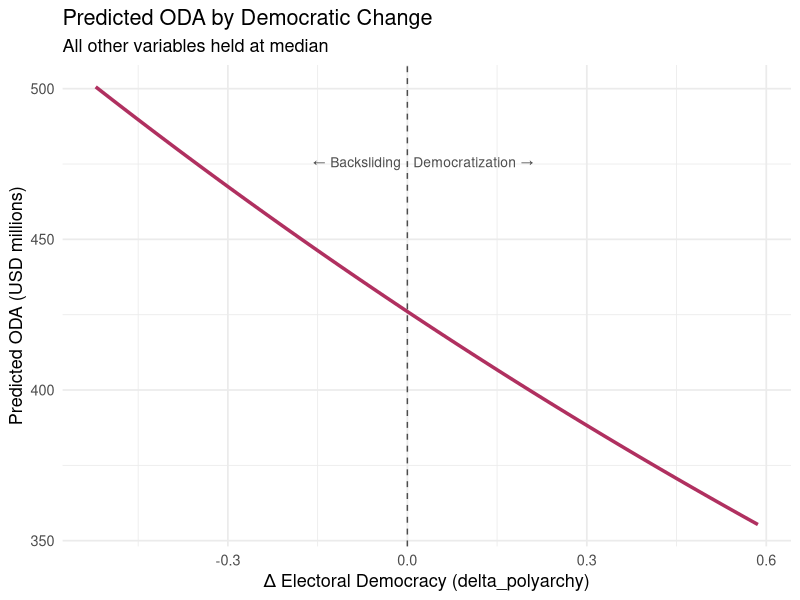

Recreate this plot in R.
## ---- chunk 1
#| label: setup

# load packages and data — runs silently before any slide
library(tidyverse)
library(MASS)
library(knitr)
library(here)

# load pre-built analysis dataset (produced by data_merge.qmd)
# here() always resolves to the project root (.Rproj location)
analysis <- read_csv(here("sania/analysis_merged.csv"))

# re-fit models
nb_levels <- glm.nb(
  oda_count ~ v2x_polyarchy + v2x_corr + v2x_rule + v2xcl_rol +
              log(gdp_per_capita) + log(population),
  data = analysis
)

nb_backsliding <- glm.nb(
  oda_count ~ delta_polyarchy + v2x_polyarchy + v2x_corr + v2x_rule + v2xcl_rol +
              log(gdp_per_capita) + log(population),
  data = analysis
)
## ---- chunk 2
#| label: variable-table

var_table <- tribble(
  ~Role,          ~Variable,            ~Description,
  "Outcome",      "oda_count",          "Total ODA received (USD millions, rounded)",
  "Key predictor","delta_polyarchy",    "Year-over-year change in electoral democracy (V-Dem)",
  "Control",      "v2x_polyarchy",      "Electoral democracy level (V-Dem)",
  "Control",      "v2x_corr",           "Political corruption index (V-Dem)",
  "Control",      "v2x_rule",           "Rule of law index (V-Dem)",
  "Control",      "v2xcl_rol",          "Civil liberties / equality before the law (V-Dem)",
  "Control",      "log(gdp_per_capita)","Log GDP per capita, constant 2015 USD (World Bank)",
  "Control",      "log(population)",    "Log population (World Bank)"
)

kable(var_table, align = "lll")
## ---- chunk 3
#| label: coef-table

# extract and format coefficients from both models
fmt <- function(model) {
  tidy <- broom::tidy(model)
  tidy %>%
    filter(term != "(Intercept)") %>%
    transmute(
      Predictor = recode(term,
        "delta_polyarchy"    = "Backsliding (Δ democracy)",
        "v2x_polyarchy"      = "Democracy level",
        "v2x_corr"           = "Corruption",
        "v2x_rule"           = "Rule of law",
        "v2xcl_rol"          = "Civil liberties",
        "log(gdp_per_capita)"= "log(GDP per capita)",
        "log(population)"    = "log(Population)"
      ),
      Estimate  = round(estimate, 3),
      `Std. Error` = round(std.error, 3),
      `p-value` = case_when(
        p.value < .001 ~ "<.001",
        TRUE           ~ as.character(round(p.value, 3))
      )
    )
}

m1 <- fmt(nb_levels)    %>% rename_with(~ paste0(.x, " (M1)"), -Predictor)
m2 <- fmt(nb_backsliding) %>% rename_with(~ paste0(.x, " (M2)"), -Predictor)

full_table <- full_join(m1, m2, by = "Predictor")

kable(full_table, align = "lrrrrrr")
## ---- chunk 4
#| label: pred-plot
#| fig-align: center
#| fig-width: 8
#| fig-height: 4.5

# build a prediction grid: vary delta_polyarchy, hold everything else at median
pred_data <- tibble(
  delta_polyarchy  = seq(min(analysis$delta_polyarchy, na.rm = TRUE),
                         max(analysis$delta_polyarchy, na.rm = TRUE),
                         length.out = 100),
  v2x_polyarchy    = median(analysis$v2x_polyarchy,    na.rm = TRUE),
  v2x_corr         = median(analysis$v2x_corr,         na.rm = TRUE),
  v2x_rule         = median(analysis$v2x_rule,         na.rm = TRUE),
  v2xcl_rol        = median(analysis$v2xcl_rol,        na.rm = TRUE),
  gdp_per_capita   = median(analysis$gdp_per_capita,   na.rm = TRUE),
  population       = median(analysis$population,       na.rm = TRUE)
)

pred_data$predicted_oda <- predict(nb_backsliding, newdata = pred_data, type = "response")

ggplot(pred_data, aes(x = delta_polyarchy, y = predicted_oda)) +
  geom_line(linewidth = 1.2, color = "maroon") +
  geom_vline(xintercept = 0, linetype = "dashed", color = "grey30") +
  annotate("text", x = -0.01, y = max(pred_data$predicted_oda) * 0.95,
           label = "← Backsliding", hjust = 1, color = "grey30", size = 3.5) +
  annotate("text", x =  0.01, y = max(pred_data$predicted_oda) * 0.95,
           label = "Democratization →", hjust = 0, color = "grey30", size = 3.5) +
  labs(
    title    = "Predicted ODA by Democratic Change",
    subtitle = "All other variables held at median",
    x        = "Δ Electoral Democracy (delta_polyarchy)",
    y        = "Predicted ODA (USD millions)"
  ) +
  theme_minimal(base_size = 13)
